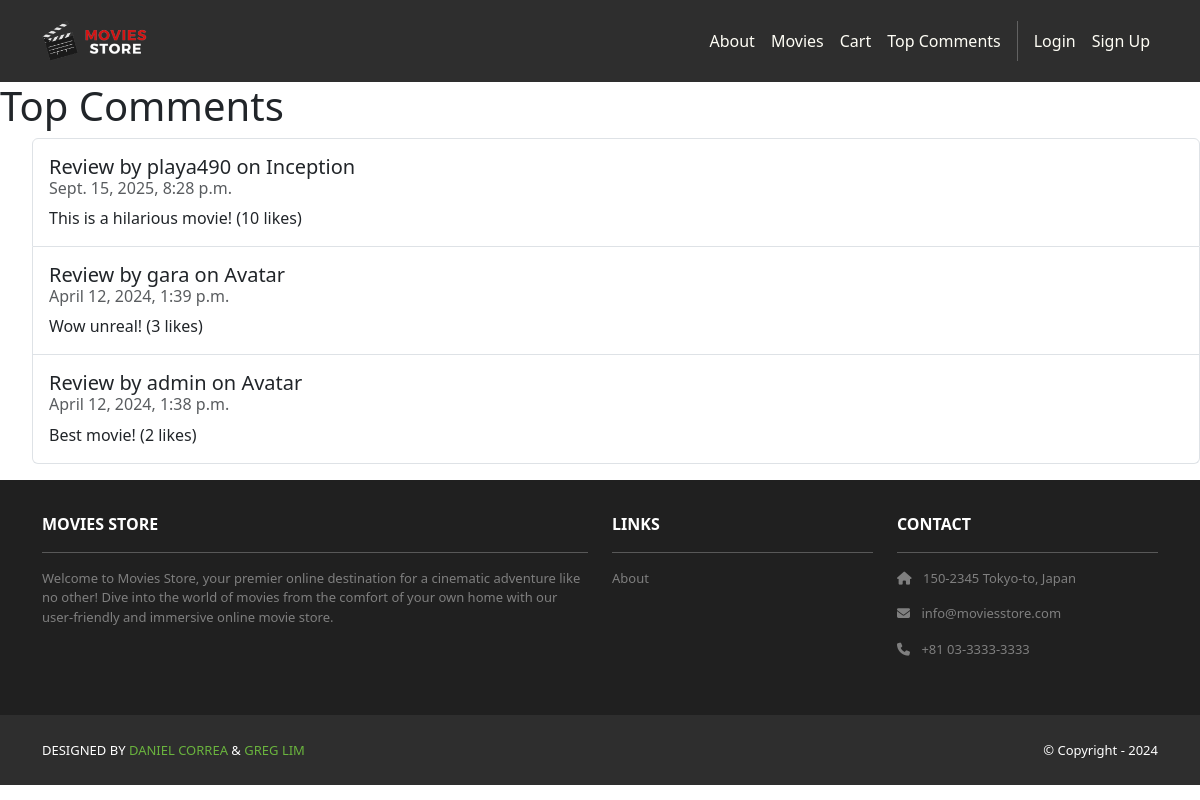
Screenshot of /movies/top-comments/ with the database file from the repository.
### movies/models.py (models this page shows, shortened)
class Review(models.Model):
    id = models.AutoField(primary_key=True)
    comment = models.CharField(max_length=255)
    date = models.DateTimeField(auto_now_add=True)
    movie = models.ForeignKey(Movie, on_delete=models.CASCADE)
    user = models.ForeignKey(User, on_delete=models.CASCADE)
    likes = models.PositiveIntegerField(default=0)

class Movie(models.Model):
    id = models.AutoField(primary_key=True)
    name = models.CharField(max_length=255)
    price = models.IntegerField()
    description = models.TextField()
    image = models.ImageField(upload_to='movie_images/')

### movies/views.py (the view)
# urls.py: path("top-comments/", views.top_comments, name="top_comments"),
def top_comments(request):
    reviews = Review.objects.order_by("-likes")[:20]
    template_data = {}
    template_data['reviews'] = reviews
    return render(request, "movies/top_comments.html", {'template_data': template_data})

### movies/templates/movies/top_comments.html
{% extends "base.html" %}
{% load static %}
{% block content %}
  <h1>Top Comments</h1>
  <ul>
    <ul class="list-group">
      {% for review in template_data.reviews %}
        <li class="list-group-item pb-3 pt-3">
          <h5 class="card-title">
            Review by {{ review.user.username }} on {{review.movie.name}}
          </h5>
          <h6 class="card-subtitle mb-2 text-muted">
            {{ review.date }}
          </h6>
        <p class="card-text">{{ review.comment}} ({{ review.likes}} likes)</p>
      {% endfor %}
  </ul>
{% endblock %}

### rows the page displays
Review: user.username "playa490", movie.name "Inception", date "Sept. 15, 2025, 8:28 p.m.", comment "This is a hilarious movie!", likes "10"
Review: user.username "gara", movie.name "Avatar", date "April 12, 2024, 1:39 p.m.", comment "Wow unreal!", likes "3"
Review: user.username "admin", movie.name "Avatar", date "April 12, 2024, 1:38 p.m.", comment "Best movie!", likes "2"
